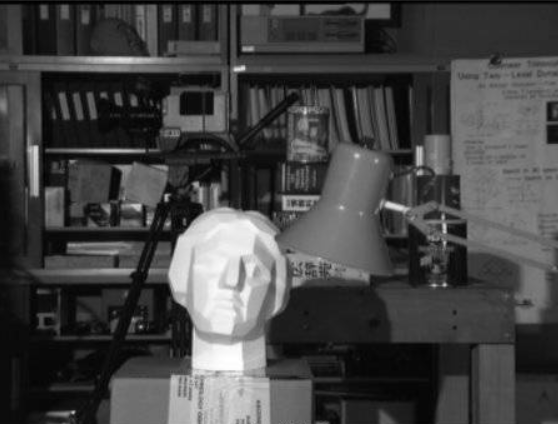
#> input picture statue.png, 558 x 424 px
$ jupyter execute --allow-errors 9th_class_image_histogram.ipynb   (older library calls are emulated)
#> lines starting #> are read from the running program, lines starting #| are printed output that depends on the picture
[cell 1]
import cv2
import numpy as np
import matplotlib.pyplot as plt

plt.rcParams['figure.figsize']=(8.0, 6.0)

gradient

[cell 2]
im = cv2.imread('sudo.png',0)
#> (the rest of this cell did not finish here and is left out)

# histogram calculation using numpy

[cell 3]
im = cv2.imread('lena.png',0)
plt.subplot(121)
#> (the rest of this cell did not finish here and is left out)

#> (a cell that did not finish here is left out)

# histogram using opencv

#> (a cell that did not finish here is left out)

#> (a cell that did not finish here is left out)

# Draw the histogram using matplotlib

[cell 7]
plt.subplot(121)
#> (the rest of this cell did not finish here and is left out)

# histogram with mask

[cell 8]
img = cv2.imread('lena.png',0)

#> (the rest of this cell did not finish here and is left out)

#> (a cell that did not finish here is left out)

# histogram equalization

[cell 10]
imc =cv2.imread('baoguang.jpg')
#> (the rest of this cell did not finish here and is left out)

#> (a cell that did not finish here is left out)

#> (a cell that did not finish here is left out)

# histogram equlization using opencv

[cell 13]
imc =cv2.imread('baoguang.jpg')
#> (the rest of this cell did not finish here and is left out)

# adaptive histogram equalization

[cell 14]
im = cv2.imread('statue.png',0)
#> im: shape (424, 558); min 0, max 255, mean 68.2

ime= cv2.equalizeHist(im)
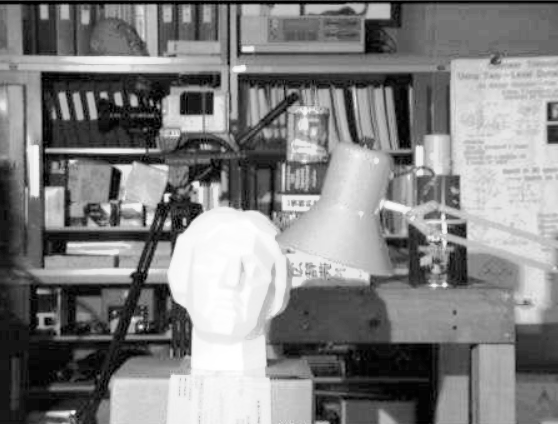
#> ime: shape (424, 558); min 0, max 255, mean 128.5

plt.subplot(121)
plt.imshow(im,cmap='gray'),plt.xticks([]), plt.yticks([])
plt.subplot(122)
plt.imshow(ime,cmap ='gray'),plt.xticks([]), plt.yticks([])
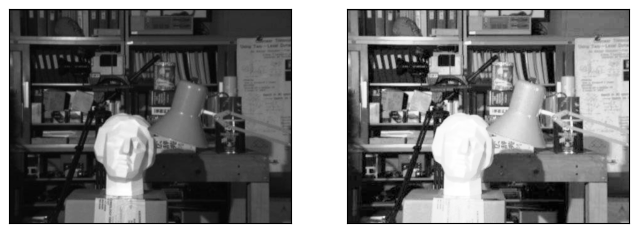
#> figure drawn by matplotlib, 2 panels

[cell 15]
clahe = cv2.createCLAHE(clipLimit=2.0, tileGridSize=(8,8))
cl1 = clahe.apply(im)
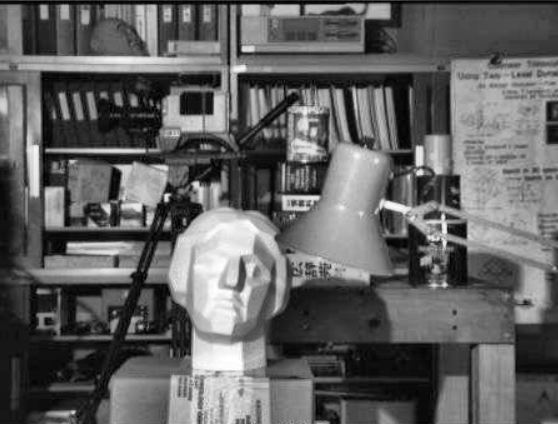
#> cl1: shape (424, 558); min 0, max 255, mean 97.3
plt.subplot(121)
plt.imshow(im,cmap='gray'),plt.xticks([]), plt.yticks([])
plt.subplot(122)
plt.imshow(cl1,cmap ='gray'),plt.xticks([]), plt.yticks([])
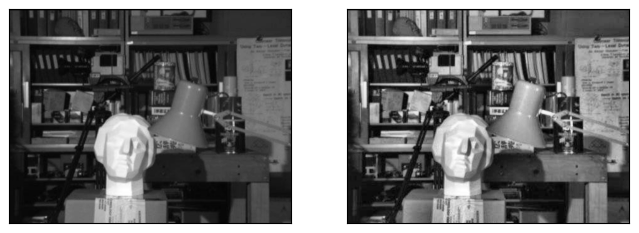
#> figure drawn by matplotlib, 2 panels
